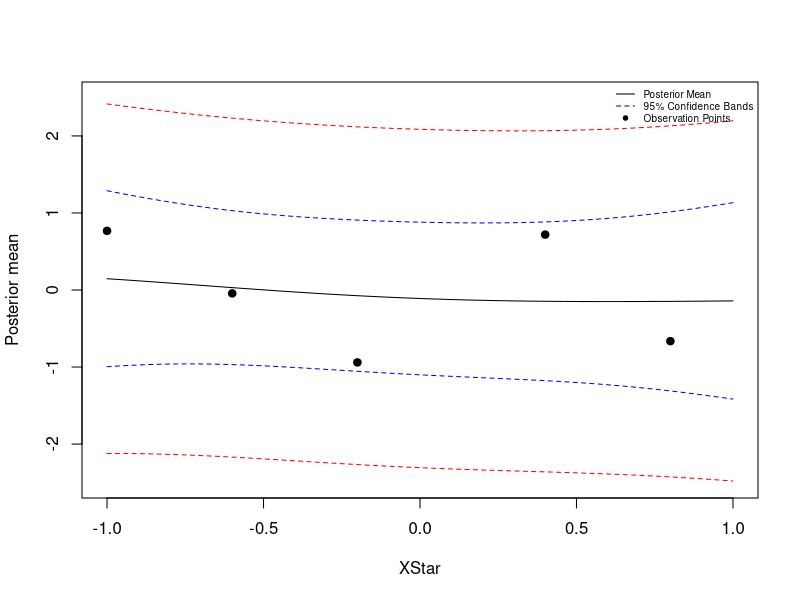

This figure's R source: (Note: this script raises an error after producing the figure.)
####GP #####
posteriorGP <- function(X, y, XStar, sigmaNoise, k, ...){
  #sigmaNoise is the sd
  K <- k(X, X, ...)
  n <- length(X)
  #Hyperparameter, S11
  L <- t(chol(K+((sigmaNoise**2) * diag(n))))#Upper to Lower Triangular matrix
  #Predicting mean
  alpha <- solve(t(L) ,solve(L,y))
  KStar <- k(X, XStar, ...)
  FStar <- t(KStar) %*% alpha
  #Predicting variance
  v <- solve(L, KStar)
  V_FStart <- k(XStar, XStar, ...) - (t(v) %*% v)
  return(list(pos_mean = FStar,
              pos_var = V_FStart))
}

SquaredExpKernel <- function(x1,x2,sigmaF=1,l=0.3){
  n1 <- length(x1)
  n2 <- length(x2)
  K <- matrix(NA,n1,n2)
  for (i in 1:n2){
    K[,i] <- sigmaF^2*exp(-0.5*( (x1-x2[i])/l )^2 )#Hyperparameter, S4
  }
  return(K)
}

xTrain <- c(-1.0, -0.6, -0.2, 0.4, 0.8)
y <- c(0.768, -0.044, -0.940, 0.719, -0.664)

sigmaF <- 1#Prior hyperparameters
l <- 1#Prior hyperparameters
sigmaNoise <- 1#Assumed

XStar <- seq(-1, 1, length = 100)#New points for prediction
post_GP <- posteriorGP(xTrain, y, XStar, sigmaNoise, SquaredExpKernel, sigmaF, l)
plot(XStar,post_GP$pos_mean, type = 'l', ylab = 'Posterior mean',ylim=c(-2.5,2.5))
lines(XStar, post_GP$pos_mean - 1.96*sqrt(diag(post_GP$pos_var)),
      col = "blue", lty = 2)
lines(XStar, post_GP$pos_mean + 1.96*sqrt(diag(post_GP$pos_var)),
      col = "blue", lty = 2)
lines(XStar, post_GP$pos_mean - 1.96*sqrt(diag(post_GP$pos_var)+sigmaNoise^2), 
      col = "red", lty=2)
lines(XStar, post_GP$pos_mean + 1.96*sqrt(diag(post_GP$pos_var)+sigmaNoise^2), 
      col = "red", lty=2)
points(xTrain,y,col='black', pch = 19)
legend("topright", legend = c("Posterior Mean", "95% Confidence Bands", "Observation Points"),
       col = c("black", "blue", "black"), lty = c(1, 2, NA), pch = c(NA, NA, 19),
       cex = 0.6,
       bty = 'n')


plot(xData,yData,xlim=c(0,10),ylim=c(-15,15))
lines(xGrid, res$mu, col="blue", lwd = 2)
lines(xGrid, res$mu - 1.96*sqrt(diag(res$var)), col = "red")
lines(xGrid, res$mu + 1.96*sqrt(diag(res$var)), col = "red")
lines(xGrid, res$mu - 1.96*sqrt(diag(res$var)+sigmaN^2), col = "red", lwd=2)
lines(xGrid, res$mu + 1.96*sqrt(diag(res$var)+sigmaN^2), col = "red", lwd=2)